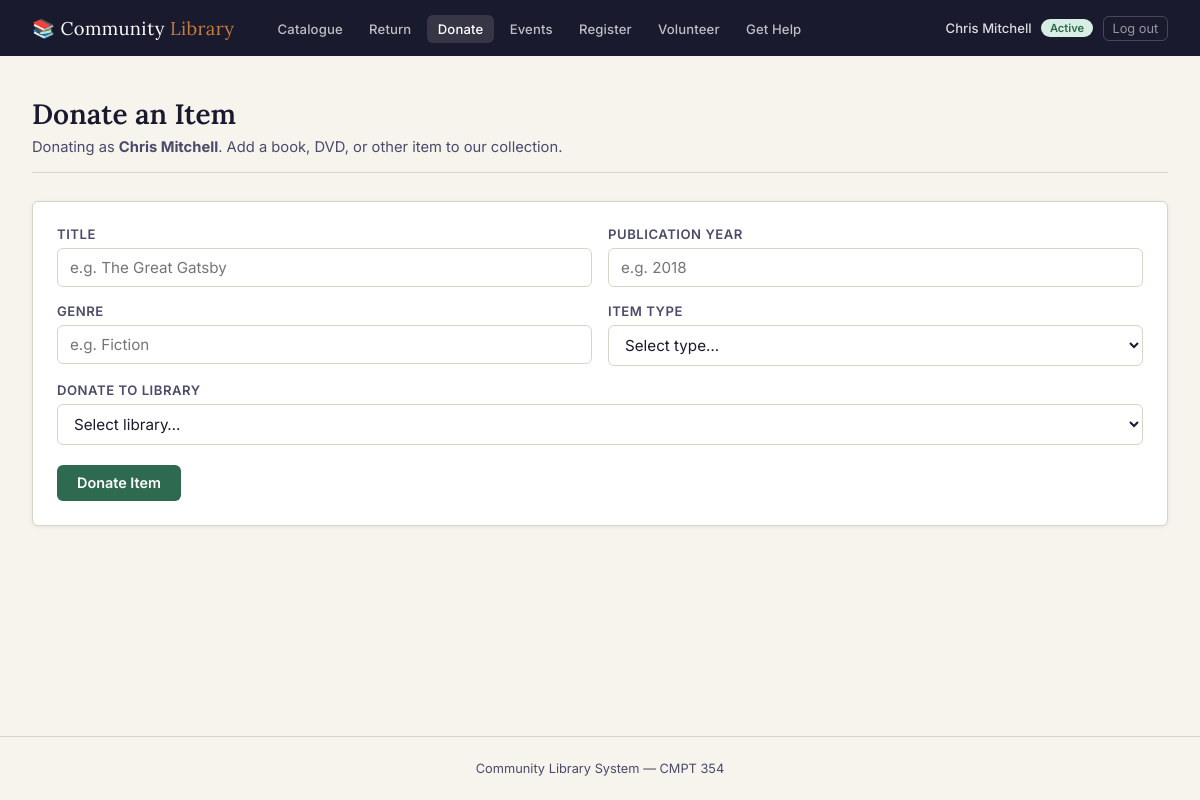
The page /donate (signed in) on the database its author committed.
### tables this page shows
CREATE TABLE Member (
    member_id        INTEGER PRIMARY KEY AUTOINCREMENT,
    first_name       TEXT    NOT NULL,
    last_name        TEXT    NOT NULL,
    email            TEXT    NOT NULL UNIQUE,
    library_id       INTEGER NOT NULL REFERENCES Library(library_id),
    member_status_id INTEGER NOT NULL REFERENCES Member_Status(member_status_id)
);

CREATE TABLE Member_Status (
    member_status_id INTEGER PRIMARY KEY AUTOINCREMENT,
    status_name      TEXT    NOT NULL UNIQUE        -- e.g. Active, Suspended, Expired
);

### library_webapp/app.py (the view, shortened to what this page needs)
@app.route("/donate", methods=["GET", "POST"])
@login_required
def donate():
    return render_template("donate.html")

### library_webapp/app.py (called while the page is built)
def get_db():
    if "db" not in g:
        g.db = sqlite3.connect(DB_PATH)
        g.db.row_factory = sqlite3.Row
        g.db.execute("PRAGMA foreign_keys = ON;")
    return g.db

def query(sql, params=()):
    return get_db().execute(sql, params).fetchall()

def query_one(sql, params=()):
    return get_db().execute(sql, params).fetchone()

def login_required(f):
    @wraps(f)
    def decorated(*args, **kwargs):
        if "member_id" not in session:
            flash("Please log in to access this page.", "info")
            return redirect(url_for("login"))
        return f(*args, **kwargs)
    return decorated

@app.context_processor
def inject_globals():
    try:
        libraries = query("SELECT library_id, name FROM Library ORDER BY name")
        types     = query("SELECT type_id, type_name FROM Type ORDER BY type_name")
    except Exception:
        libraries, types = [], []
    current_member = None
    if "member_id" in session:
        try:
            current_member = query_one(
                """SELECT m.member_id, m.first_name, m.last_name, ms.status_name
                   FROM Member m
                   JOIN Member_Status ms ON ms.member_status_id = m.member_status_id
                   WHERE m.member_id = ?""", (session["member_id"],)
            )
        except Exception:
            pass
    return dict(libraries=libraries, item_types=types, today=date.today().isoformat(),
                current_member=current_member)

### library_webapp/templates/donate.html (shortened to what this page needs)
{% extends "base.html" %}
{% block content %}
<div class="page-header">
  <h1>Donate an Item</h1>
  <p>Donating as <strong>{{ current_member['first_name'] }} {{ current_member['last_name'] }}</strong>. Add a book, DVD, or other item to our collection.</p>
</div>
<div class="card">
  <form method="post">
    <div class="form-grid">
      <div class="form-group">
        <label for="title">Title</label>
        <input type="text" id="title" name="title" required placeholder="e.g. The Great Gatsby">
      </div>
      <div class="form-group">
        <label for="pub_year">Publication year</label>
        <input type="number" id="pub_year" name="pub_year" placeholder="e.g. 2018" min="1000" max="2099">
      </div>
      <div class="form-group">
        <label for="genre">Genre</label>
        <input type="text" id="genre" name="genre" placeholder="e.g. Fiction">
      </div>
      <div class="form-group">
        <label for="type_id">Item type</label>
        <select id="type_id" name="type_id" required>
          <option value="">Select type…</option>
        </select>
      </div>
      <div class="form-group span2">
        <label for="library_id">Donate to library</label>
        <select id="library_id" name="library_id" required>
          <option value="">Select library…</option>
        </select>
      </div>
    </div>
    <div class="form-actions">
      <button type="submit" class="btn btn-primary">Donate Item</button>
    </div>
  </form>
</div>
{% endblock %}

### library_webapp/templates/base.html (shortened to what this page needs)
<!DOCTYPE html>
<html lang="en">
<head>
</head>
<body>
  <nav>
    <a class="nav-brand" href="{{ url_for('index') }}">&#128218; Community <span>Library</span></a>
    <ul class="nav-links">
      <li><a href="{{ url_for('items') }}"      {% if request.endpoint in ('items', 'borrow') %}class="active"{% endif %}>Catalogue</a></li>
      <li><a href="{{ url_for('return_item') }}"{% if request.endpoint == 'return_item'%}class="active"{% endif %}>Return</a></li>
      <li><a href="{{ url_for('donate') }}"     {% if request.endpoint == 'donate'     %}class="active"{% endif %}>Donate</a></li>
      <li><a href="{{ url_for('events') }}"     {% if request.endpoint == 'events'     %}class="active"{% endif %}>Events</a></li>
      <li><a href="{{ url_for('register') }}"   {% if request.endpoint == 'register'   %}class="active"{% endif %}>Register</a></li>
      <li><a href="{{ url_for('volunteer') }}"  {% if request.endpoint == 'volunteer'  %}class="active"{% endif %}>Volunteer</a></li>
      <li><a href="{{ url_for('ask_help') }}"   {% if request.endpoint == 'ask_help'   %}class="active"{% endif %}>Get Help</a></li>
    </ul>
    <div class="nav-user">
      {% if current_member %}
        <span class="nav-member-name">{{ current_member['first_name'] }} {{ current_member['last_name'] }}</span>
        <span class="badge {% if current_member['status_name'] == 'Active' %}badge-green{% elif current_member['status_name'] == 'Suspended' %}badge-warm{% else %}badge-grey{% endif %}">
          {{ current_member['status_name'] }}
        </span>
        <a href="{{ url_for('logout') }}" class="nav-logout">Log out</a>
      {% else %}
        <a href="{{ url_for('login') }}" class="nav-login">Log in</a>
      {% endif %}
    </div>
  </nav>
  <main>
    {% block content %}{% endblock %}
  </main>
  <footer>Community Library System &mdash; CMPT 354</footer>
</body>
</html>

### library_webapp/templates/base.html (style rules this page uses)
*, *::before, *::after { box-sizing: border-box; margin: 0; padding: 0; }
:root { --ink: #1a1a2e; --ink-soft: #4a4a6a; --rule: #d8d4c8; --parchment: #f7f4ee; --page: #ffffff; --accent: #2d6a4f; --accent-lt: #d8ede3; --warm: #c77c3a; --warn-bg: #fef3e2; --error-bg: #fdecea; --error: #b33a2e; --radius: 6px; --shadow: 0 1px 4px rgba(26,26,46,.08); }
body { font-family: 'Inter', sans-serif; background: var(--parchment); color: var(--ink); min-height: 100vh; display: flex; flex-direction: column; }
nav { background: var(--ink); padding: 0 2rem; display: flex; align-items: center; gap: 2rem; height: 56px; position: sticky; top: 0; z-index: 100; }
.nav-brand { font-family: 'Lora', serif; font-size: 1.15rem; color: #fff; text-decoration: none; letter-spacing: .02em; white-space: nowrap; }
.nav-brand span { color: var(--warm); }
.nav-links { display: flex; gap: .25rem; flex-wrap: wrap; list-style: none; }
.nav-links a { color: rgba(255,255,255,.72); text-decoration: none; font-size: .82rem; font-weight: 500; padding: .35rem .7rem; border-radius: var(--radius); transition: background .15s, color .15s; letter-spacing: .01em; }
.nav-links a:hover, .nav-links a.active { background: rgba(255,255,255,.12); color: #fff; }
.nav-user { margin-left: auto; display: flex; align-items: center; gap: .6rem; flex-shrink: 0; white-space: nowrap; }
.nav-member-name { font-size: .82rem; color: rgba(255,255,255,.85); font-weight: 500; }
.nav-user .badge { font-size: .7rem; }
.nav-user a.nav-logout { color: rgba(255,255,255,.55); text-decoration: none; font-size: .8rem; padding: .25rem .55rem; border: 1px solid rgba(255,255,255,.2); border-radius: var(--radius); transition: background .15s, color .15s; }
main { flex: 1; padding: 2.5rem 2rem; width: 100%; }
.page-header { margin-bottom: 1.75rem; padding-bottom: 1rem; border-bottom: 1px solid var(--rule); }
.page-header h1 { font-family: 'Lora', serif; font-size: 1.75rem; font-weight: 600; color: var(--ink); }
.page-header p { margin-top: .35rem; color: var(--ink-soft); font-size: .92rem; }
.card { background: var(--page); border: 1px solid var(--rule); border-radius: var(--radius); padding: 1.5rem; box-shadow: var(--shadow); }
.form-grid { display: grid; grid-template-columns: 1fr 1fr; gap: 1rem; }
.form-group { display: flex; flex-direction: column; gap: .4rem; }
.form-group.span2 { grid-column: span 2; }
label { font-size: .82rem; font-weight: 600; color: var(--ink-soft); letter-spacing: .04em; text-transform: uppercase; }
input[type=text], input[type=number], select, textarea { border: 1px solid var(--rule); border-radius: var(--radius); padding: .55rem .75rem; font-size: .95rem; font-family: inherit; color: var(--ink); background: var(--page); transition: border-color .15s; width: 100%; }
.btn { display: inline-flex; align-items: center; gap: .45rem; padding: .6rem 1.25rem; border-radius: var(--radius); font-size: .9rem; font-weight: 600; cursor: pointer; border: none; text-decoration: none; transition: filter .15s, transform .1s; font-family: inherit; }
.btn-primary { background: var(--accent); color: #fff; }
.form-actions { margin-top: 1.25rem; display: flex; gap: .75rem; align-items: center; }
.badge { display: inline-block; padding: .15rem .55rem; border-radius: 20px; font-size: .75rem; font-weight: 600; }
.badge-green { background: var(--accent-lt); color: var(--accent); }
footer { text-align: center; padding: 1.5rem; font-size: .8rem; color: var(--ink-soft); border-top: 1px solid var(--rule); }

### rows shown on the page
Member: first_name "Chris", last_name "Mitchell"
Member_Status: status_name "Active"
